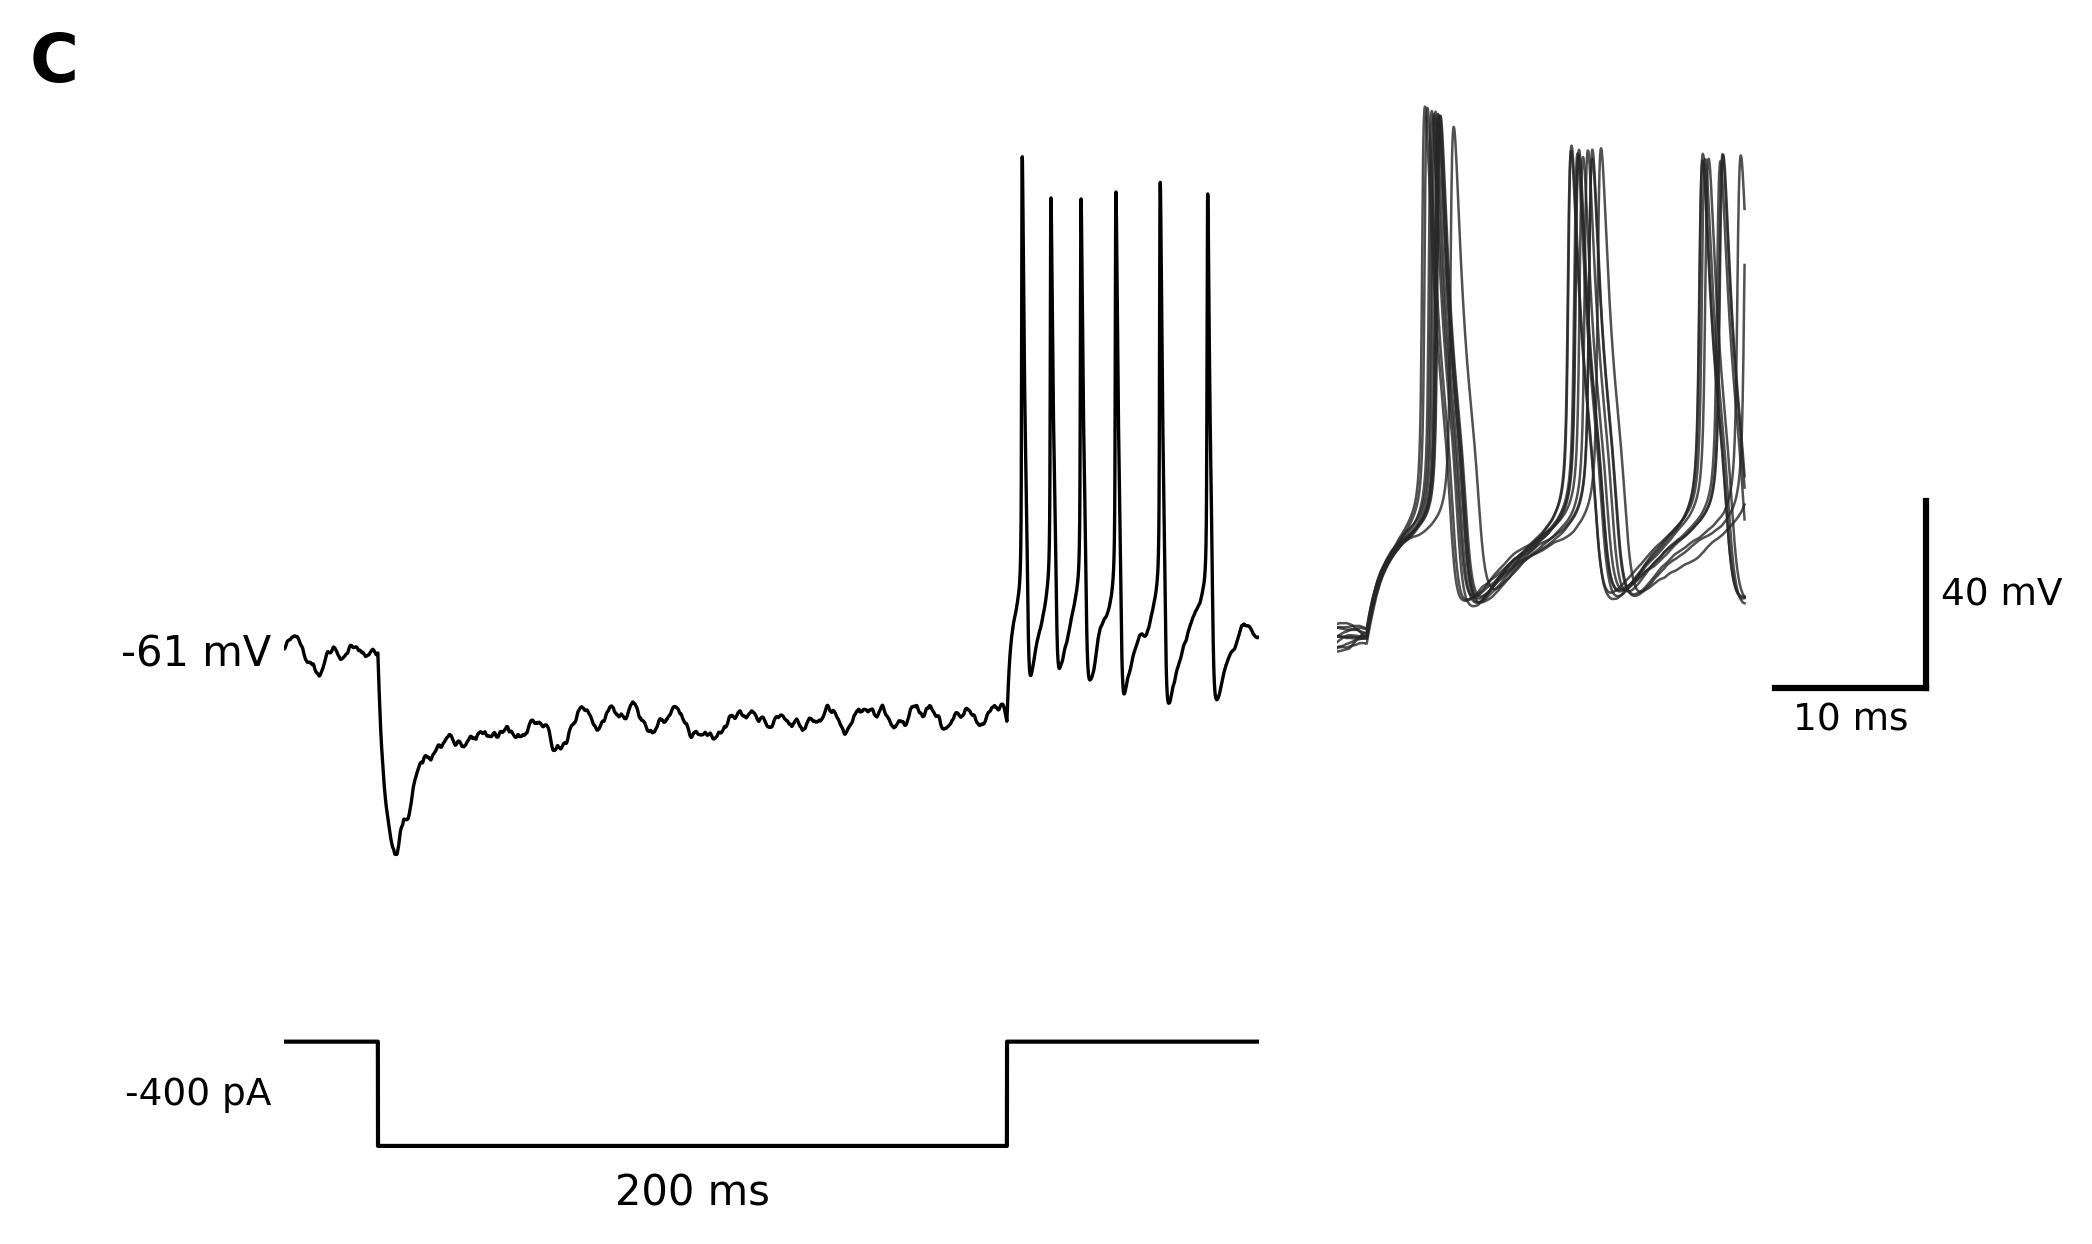

Source code (Python):
"""Model version of Kopp-Scheinpflug et al. (2011) Fig. 1C.

A 200 ms, -400 pA hyperpolarizing current step causes a hyperpolarization
with a "sag" (I_H activation) and, after the step, a rapid return to rest with
an offset burst of APs. Inset: ten superimposed trials (with conductance
noise, as in the paper's methods) at higher gain show the well-timed burst.
"""
import os
import numpy as np
import matplotlib.pyplot as plt
from neuron import h

os.chdir(os.path.dirname(os.path.abspath(__file__)))
h.load_file('stdrun.hoc')
h.load_file('spn_neuron.hoc')
seg = h.soma(0.5)

AMP = -0.4            # nA
DUR = 200.0           # ms
T_ON = 300.0          # ms, settle at rest first
T_PRE, T_POST = 30.0, 80.0   # ms shown before onset / after offset
N_TRIALS = 10

stim = h.IClamp(seg)
stim.delay, stim.dur, stim.amp = T_ON, DUR, AMP

# excitatory conductance noise (paper methods: mean 1 pS, SD 0.5 nS, tau 2 ms)
fl = h.mhh_Gfluct(seg)
fl.g_e0, fl.std_e, fl.tau_e, fl.E_e = 1e-6, 0.0005, 2, 0

t_vec = h.Vector().record(h._ref_t)
v_vec = h.Vector().record(seg._ref_v)
i_vec = h.Vector().record(stim._ref_i)
rng = h.NetStims(0.5)
rng.seed(3)           # seeds NEURON's random generator -> reproducible noise

trials = []
for _ in range(N_TRIALS):
    h.dt = 0.025
    h.finitialize(-60)
    h.continuerun(T_ON + DUR + T_POST)
    t = np.array(t_vec) - T_ON
    trials.append((t, np.array(v_vec), np.array(i_vec)))

t, v, i = trials[0]
keep = t >= -T_PRE
v_rest = v[(t > -T_PRE) & (t < 0)].mean()

fig = plt.figure(figsize=(6.5, 4.2))
ax_v = fig.add_axes([0.14, 0.30, 0.50, 0.62])
ax_i = fig.add_axes([0.14, 0.08, 0.50, 0.12], sharex=ax_v)
ax_in = fig.add_axes([0.68, 0.45, 0.31, 0.50])

# main voltage trace
ax_v.plot(t[keep], v[keep], 'k', lw=0.8)
ax_v.text(-T_PRE - 4, v_rest, f'{v_rest:.0f} mV', ha='right', va='center',
          fontsize=10)
ax_v.set_ylim(-110, 45)

# current step (lower trace)
ax_i.plot(t[keep], i[keep] * 1e3, 'k', lw=1)
ax_i.set_ylim(AMP * 1e3 * 1.3, 60)
ax_i.text(DUR / 2, AMP * 1e3 * 1.25, f'{DUR:.0f} ms', ha='center',
          va='top', fontsize=10)
ax_i.text(-T_PRE - 4, AMP * 1e3 / 2, f'{AMP*1e3:.0f} pA', ha='right',
          va='center', fontsize=9)

# inset: offset bursts of all trials at higher gain
for tt, vv, _ in trials:
    w = (tt >= DUR - 2) & (tt <= DUR + 25)
    ax_in.plot(tt[w] - DUR, vv[w], color='0.15', lw=0.6, alpha=0.8)
ax_in.set_xlim(-2, 38)
ax_in.set_ylim(-90, 45)
# scale bars: 40 mV, 10 ms (placed right of the traces)
x0, y0 = 37, -85
ax_in.plot([x0 - 10, x0], [y0, y0], 'k', lw=1.5, clip_on=False)
ax_in.plot([x0, x0], [y0, y0 + 40], 'k', lw=1.5, clip_on=False)
ax_in.text(x0 + 1, y0 + 20, '40 mV', ha='left', va='center', fontsize=9)
ax_in.text(x0 - 5, y0 - 3, '10 ms', ha='center', va='top', fontsize=9)

for ax in (ax_v, ax_i, ax_in):
    ax.axis('off')
ax_v.set_xlim(-T_PRE, DUR + T_POST)
fig.text(0.01, 0.95, 'C', fontsize=16, fontweight='bold')
fig.savefig('fig1C_model.png', dpi=300, bbox_inches='tight')

sp = [int(np.sum((vv[1:] > 0) & (vv[:-1] <= 0) & (tt[1:] > DUR)))
      for tt, vv, _ in trials]
print(f'rest {v_rest:.1f} mV, min {v.min():.1f} mV, '
      f'end of step {v[np.searchsorted(t, DUR - 0.5)]:.1f} mV')
print(f'offset APs per trial: {sp}')
print('saved fig1C_model.png')
